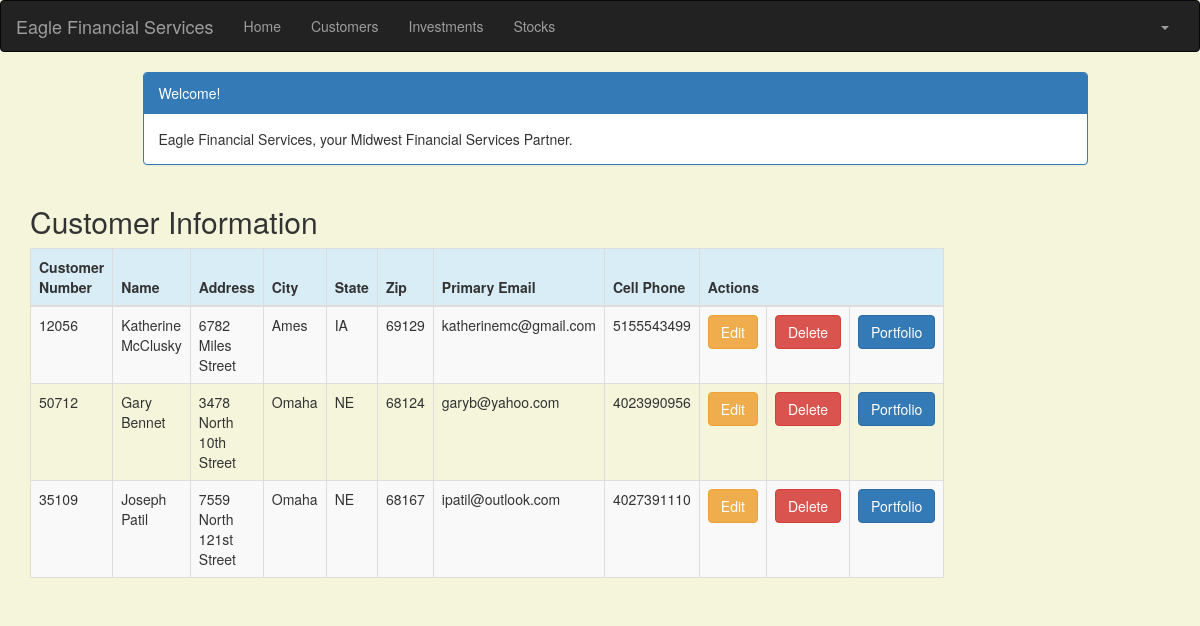
The page /customer/ (signed in) on the database its author committed.
### portfolio/models.py (models this page shows, shortened)
class Customer(models.Model):
    name = models.CharField(max_length=50)
    address = models.CharField(max_length=200)
    cust_number = models.IntegerField(blank=False, null=False)
    city = models.CharField(max_length=50)
    state = models.CharField(max_length=50)
    zipcode = models.CharField(max_length=10)
    email = models.EmailField(max_length=200)
    cell_phone = models.CharField(max_length=50)
    created_date = models.DateTimeField(
        default=timezone.now)
    updated_date = models.DateTimeField(auto_now_add=True)

### portfolio/views.py (the view)
# urls.py: url(r'^customer/$', views.customer_list, name='customer_list'),
@login_required
def customer_list(request):
   customer = Customer.objects.filter(created_date__lte=timezone.now())
   return render(request, 'portfolio/customer_list.html',
                 {'customers': customer})

### portfolio/templates/portfolio/customer_list.html (shortened to what this page needs)
{% extends 'portfolio/base.html' %}
{% block content %}
    <!DOCTYPE html>
    <html>
    <head>
        <link rel="stylesheet" href="https://maxcdn.bootstrapcdn.com/bootstrap/3.3.4/css/bootstrap.min.css">
    </head>
    <body>
    <div class="container">
        <div class="row">
            <div class="col-md-10 col-md-offset-1">
                <div class="panel panel-primary">
                    <div class="panel-heading">Welcome!</div>
                    <div class="panel-body">
                        Eagle Financial Services, your Midwest Financial Services Partner.
                    </div>
                </div>
            </div>
        </div>
    </div>
    <div class="row">
        <h2 style="padding-left: 15Px">Customer Information</h2>
    </div>
    <div>
        <table class="table table-striped table-bordered table-hover">
            <thead>
            <tr class="bg-info">
                <th>Customer Number</th>
                <th>Name</th>
                <th>Address</th>
                <th>City</th>
                <th>State</th>
                <th>Zip</th>
                <th>Primary Email</th>
                <th>Cell Phone</th>
                <th colspan="3">Actions</th>
            </tr>
            </thead>
            <tbody>
            {% for customer in customers %}
                <tr>
                    <td>{{ customer.cust_number }}</td>
                    <td>{{ customer.name }}</td>
                    <td>{{ customer.address }}</td>
                    <td>{{ customer.city }}</td>
                    <td>{{ customer.state }}</td>
                    <td>{{ customer.zipcode }}</td>
                    <td>{{ customer.email }}</td>
                    <td>{{ customer.cell_phone }}</td>
                    <td><a href="{% url 'portfolio:customer_edit' pk=customer.pk %}" class="btn btn-warning">Edit</a>
                    <td><a href="{% url 'portfolio:customer_delete' pk=customer.pk %}"
                           onclick="return confirm('Are you sure you want to delete?')"
                           class="btn btn-danger">Delete</a>
                    </td>
                    <td><a href="{% url 'portfolio:portfolio' pk=customer.pk %}"
                           class="btn btn-primary">Portfolio</a>
                    </td>
                </tr>
            {% endfor %}
            </tbody>
        </table>
    </div>
    </body>
    </html>
{% endblock %}

### portfolio/templates/portfolio/customer_list.html (style rules this page uses)
body { background-color: beige; }

### rows shown on the page
Customer: cust_number "12056", name "Katherine McClusky", address "6782 Miles Street", city "Ames", state "IA", zipcode "69129", email "katherinemc@gmail.com", cell_phone "5155543499"
Customer: cust_number "50712", name "Gary Bennet", address "3478 North 10th Street", city "Omaha", state "NE", zipcode "68124", email "garyb@yahoo.com", cell_phone "4023990956"
Customer: cust_number "35109", name "Joseph Patil", address "7559 North 121st Street", city "Omaha", state "NE", zipcode "68167", email "ipatil@outlook.com", cell_phone "4027391110"
